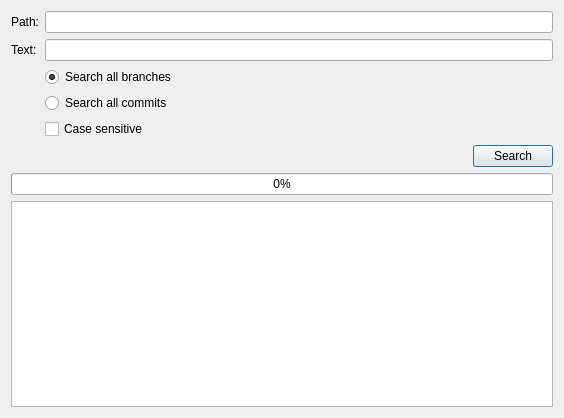
<?xml version="1.0" encoding="UTF-8"?>
<ui version="4.0">
 <class>SearchDialog</class>
 <widget class="QDialog" name="SearchDialog">
  <property name="geometry">
   <rect>
    <x>0</x>
    <y>0</y>
    <width>564</width>
    <height>418</height>
   </rect>
  </property>
  <property name="windowTitle">
   <string>Search in repo</string>
  </property>
  <property name="windowIcon">
   <iconset theme="kommit"/>
  </property>
  <layout class="QVBoxLayout" name="verticalLayout">
   <item>
    <layout class="QFormLayout" name="formLayout">
     <item row="0" column="0">
      <widget class="QLabel" name="label">
       <property name="text">
        <string>Path:</string>
       </property>
      </widget>
     </item>
     <item row="0" column="1">
      <widget class="QLineEdit" name="lineEditPath"/>
     </item>
     <item row="1" column="0">
      <widget class="QLabel" name="label_2">
       <property name="text">
        <string>Text:</string>
       </property>
      </widget>
     </item>
     <item row="1" column="1">
      <widget class="QLineEdit" name="lineEditText"/>
     </item>
     <item row="2" column="1">
      <widget class="QRadioButton" name="radioButtonSearchBranches">
       <property name="text">
        <string>Search all branches</string>
       </property>
       <property name="checked">
        <bool>true</bool>
       </property>
      </widget>
     </item>
     <item row="3" column="1">
      <widget class="QRadioButton" name="radioButtonSearchCommits">
       <property name="text">
        <string>Search all commits</string>
       </property>
      </widget>
     </item>
     <item row="4" column="1">
      <widget class="QCheckBox" name="checkBoxCaseSensetive">
       <property name="text">
        <string>Case sensitive</string>
       </property>
      </widget>
     </item>
    </layout>
   </item>
   <item>
    <layout class="QHBoxLayout" name="horizontalLayout">
     <item>
      <spacer name="horizontalSpacer">
       <property name="orientation">
        <enum>Qt::Horizontal</enum>
       </property>
       <property name="sizeHint" stdset="0">
        <size>
         <width>40</width>
         <height>20</height>
        </size>
       </property>
      </spacer>
     </item>
     <item>
      <widget class="QPushButton" name="pushButtonSearch">
       <property name="text">
        <string>Search</string>
       </property>
      </widget>
     </item>
    </layout>
   </item>
   <item>
    <widget class="QProgressBar" name="progressBar">
     <property name="value">
      <number>0</number>
     </property>
    </widget>
   </item>
   <item>
    <widget class="QTreeView" name="treeView">
     <property name="editTriggers">
      <set>QAbstractItemView::NoEditTriggers</set>
     </property>
    </widget>
   </item>
  </layout>
 </widget>
 <tabstops>
  <tabstop>lineEditPath</tabstop>
  <tabstop>lineEditText</tabstop>
  <tabstop>radioButtonSearchBranches</tabstop>
  <tabstop>radioButtonSearchCommits</tabstop>
  <tabstop>pushButtonSearch</tabstop>
  <tabstop>treeView</tabstop>
 </tabstops>
 <resources/>
 <connections/>
</ui>
